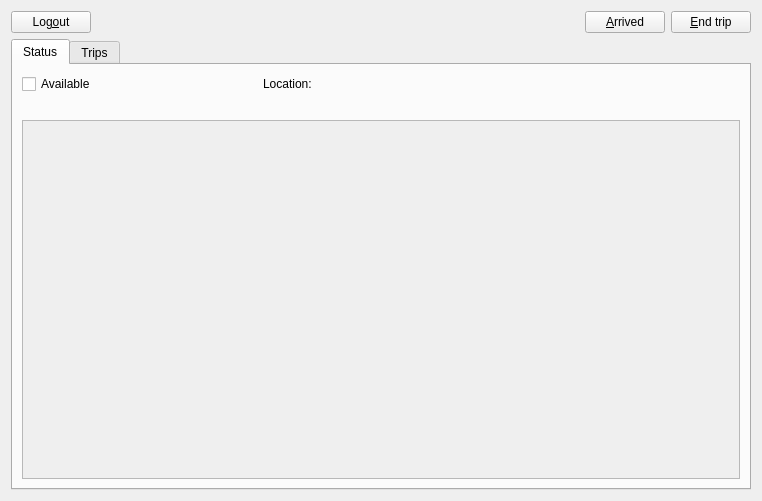
<?xml version="1.0" encoding="UTF-8"?>
<ui version="4.0">
 <class>driverPanel</class>
 <widget class="QWidget" name="driverPanel">
  <property name="geometry">
   <rect>
    <x>0</x>
    <y>0</y>
    <width>762</width>
    <height>501</height>
   </rect>
  </property>
  <property name="windowTitle">
   <string>Form</string>
  </property>
  <layout class="QGridLayout" name="gridLayout">
   <item row="0" column="0">
    <layout class="QGridLayout" name="gridLayout_2">
     <item row="0" column="4">
      <widget class="QPushButton" name="endTripCmd">
       <property name="text">
        <string>&amp;End trip</string>
       </property>
      </widget>
     </item>
     <item row="0" column="2">
      <widget class="QPushButton" name="arrivedCmd">
       <property name="text">
        <string>&amp;Arrived</string>
       </property>
      </widget>
     </item>
     <item row="0" column="1">
      <spacer name="horizontalSpacer_2">
       <property name="orientation">
        <enum>Qt::Horizontal</enum>
       </property>
       <property name="sizeHint" stdset="0">
        <size>
         <width>40</width>
         <height>20</height>
        </size>
       </property>
      </spacer>
     </item>
     <item row="0" column="0">
      <widget class="QPushButton" name="logoutCmd">
       <property name="text">
        <string>Log&amp;out</string>
       </property>
      </widget>
     </item>
    </layout>
   </item>
   <item row="1" column="0">
    <widget class="QTabWidget" name="tabWidget">
     <property name="currentIndex">
      <number>0</number>
     </property>
     <widget class="QWidget" name="statusTab">
      <attribute name="title">
       <string>Status</string>
      </attribute>
      <layout class="QGridLayout" name="gridLayout_4">
       <item row="3" column="1">
        <widget class="QLabel" name="locationLbl">
         <property name="text">
          <string/>
         </property>
        </widget>
       </item>
       <item row="4" column="0" colspan="3">
        <widget class="QTreeWidget" name="universeTree">
         <property name="enabled">
          <bool>false</bool>
         </property>
         <attribute name="headerVisible">
          <bool>false</bool>
         </attribute>
         <column>
          <property name="text">
           <string notr="true">1</string>
          </property>
         </column>
        </widget>
       </item>
       <item row="1" column="0">
        <widget class="QCheckBox" name="availableCheck">
         <property name="text">
          <string>Available</string>
         </property>
        </widget>
       </item>
       <item row="1" column="1">
        <widget class="QLabel" name="label">
         <property name="text">
          <string>Location:</string>
         </property>
        </widget>
       </item>
      </layout>
     </widget>
     <widget class="QWidget" name="tripTab">
      <attribute name="title">
       <string>Trips</string>
      </attribute>
      <layout class="QVBoxLayout" name="verticalLayout">
       <item>
        <widget class="QTableWidget" name="requestsTable">
         <property name="editTriggers">
          <set>QAbstractItemView::NoEditTriggers</set>
         </property>
         <property name="alternatingRowColors">
          <bool>true</bool>
         </property>
         <property name="selectionMode">
          <enum>QAbstractItemView::SingleSelection</enum>
         </property>
         <property name="selectionBehavior">
          <enum>QAbstractItemView::SelectRows</enum>
         </property>
         <property name="sortingEnabled">
          <bool>true</bool>
         </property>
        </widget>
       </item>
       <item>
        <layout class="QGridLayout" name="gridLayout_3">
         <item row="0" column="0">
          <widget class="QPushButton" name="reloadCmd">
           <property name="text">
            <string>Re&amp;load Requests</string>
           </property>
          </widget>
         </item>
         <item row="0" column="1">
          <spacer name="horizontalSpacer">
           <property name="orientation">
            <enum>Qt::Horizontal</enum>
           </property>
           <property name="sizeHint" stdset="0">
            <size>
             <width>188</width>
             <height>20</height>
            </size>
           </property>
          </spacer>
         </item>
         <item row="0" column="2">
          <widget class="QPushButton" name="acceptCmd">
           <property name="enabled">
            <bool>true</bool>
           </property>
           <property name="text">
            <string>A&amp;ccept</string>
           </property>
          </widget>
         </item>
        </layout>
       </item>
      </layout>
     </widget>
    </widget>
   </item>
  </layout>
 </widget>
 <tabstops>
  <tabstop>endTripCmd</tabstop>
  <tabstop>tabWidget</tabstop>
  <tabstop>universeTree</tabstop>
 </tabstops>
 <resources/>
 <connections/>
</ui>
